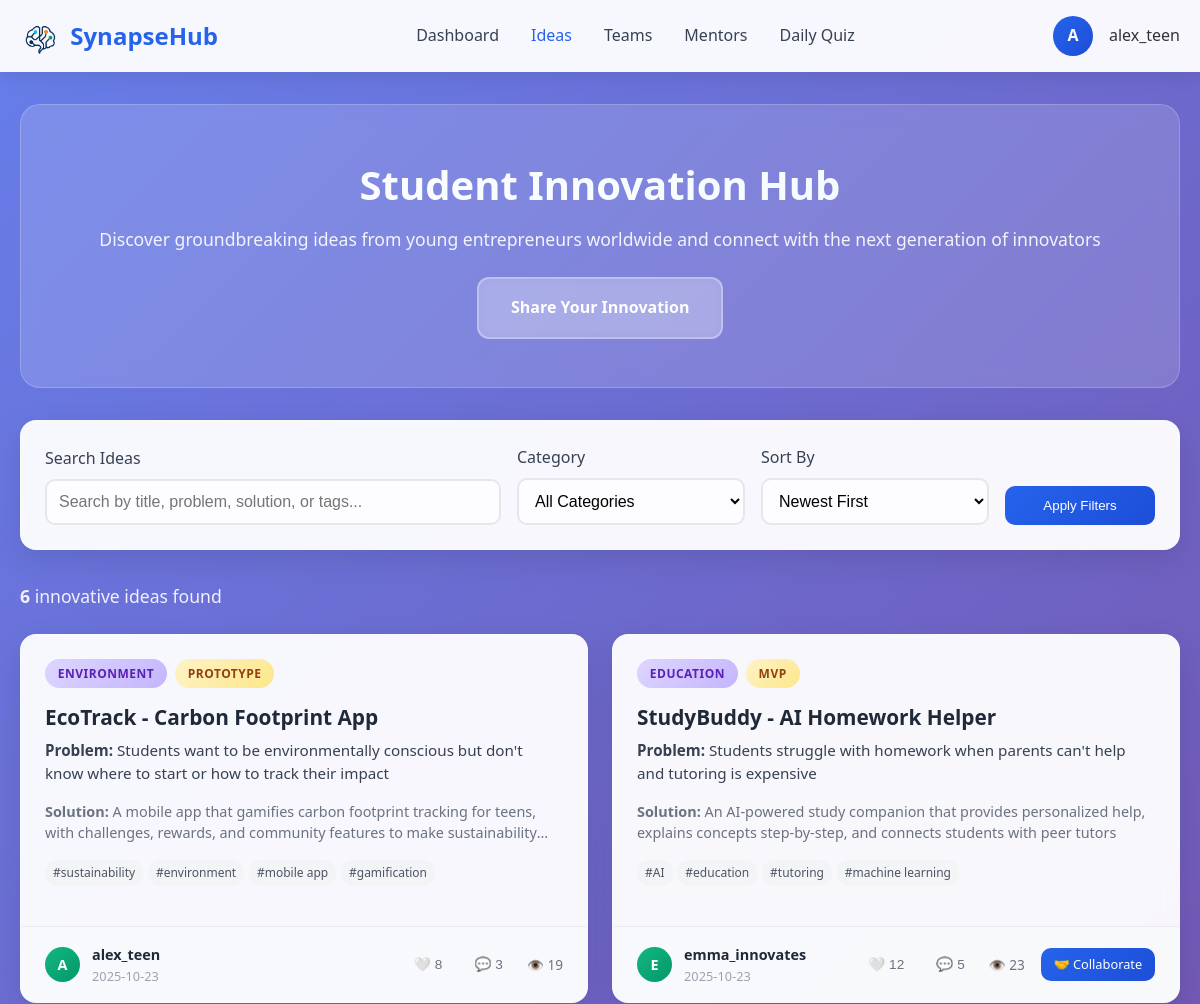
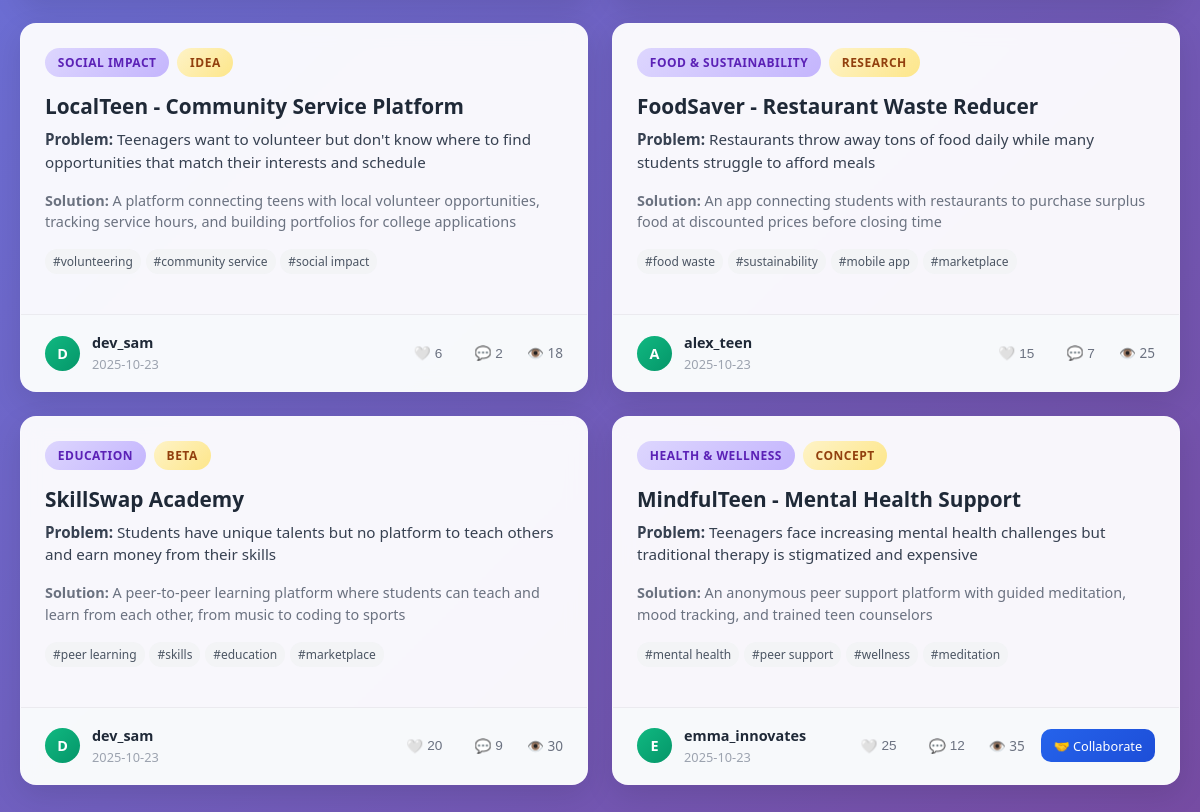
The page /ideas (signed in) on the database its author committed (2 pictures, top to bottom).
### tables this page shows
CREATE TABLE ideas (
        id INTEGER PRIMARY KEY AUTOINCREMENT,
        user_id INTEGER,
        title TEXT NOT NULL,
        problem_statement TEXT NOT NULL,
        solution_description TEXT NOT NULL,
        category TEXT,
        status TEXT DEFAULT 'active',
        created_date TIMESTAMP DEFAULT CURRENT_TIMESTAMP,
        updated_date TIMESTAMP DEFAULT CURRENT_TIMESTAMP,
        view_count INTEGER DEFAULT 0,
        like_count INTEGER DEFAULT 0,
        development_stage TEXT DEFAULT "Idea",
        target_market TEXT DEFAULT "",
        budget_range TEXT DEFAULT "",
        timeline TEXT DEFAULT "",
        tags TEXT DEFAULT "",
        team_needs TEXT DEFAULT "",
        inspiration TEXT DEFAULT "",
        open_collaboration INTEGER DEFAULT 0,
        comment_count INTEGER DEFAULT 0,
        FOREIGN KEY (user_id) REFERENCES users (id)
    );

### routes/main.py (the view, shortened to what this page needs)
@main_bp.route('/ideas')
@login_required
def ideas():
    search = request.args.get('search', '')
    category = request.args.get('category', '')
    sort_by = request.args.get('sort', 'newest')
    query = '''SELECT
                    i.id,
                    COALESCE(i.title, '') as title,
                    COALESCE(i.problem_statement, '') as problem_statement,
                    COALESCE(i.solution_description, '') as solution_description,
                    COALESCE(i.category, 'General') as category,
                    COALESCE(DATE(i.created_date), DATE('now')) as created_date,
                    COALESCE(i.view_count, 0) as view_count,
                    COALESCE(i.like_count, 0) as like_count,
                    COALESCE(u.username, 'Unknown') as username,
                    COALESCE(i.development_stage, 'Idea') as development_stage,
                    COALESCE(i.target_market, '') as target_market,
                    COALESCE(i.budget_range, '') as budget_range,
                    COALESCE(i.timeline, '') as timeline,
                    COALESCE(i.tags, '') as tags,
                    COALESCE(i.comment_count, 0) as comment_count,
                    COALESCE(i.team_needs, '') as team_needs,
                    COALESCE(i.inspiration, '') as inspiration,
                    COALESCE(i.open_collaboration, 0) as open_collaboration
               FROM ideas i
               LEFT JOIN users u ON i.user_id = u.id
               WHERE COALESCE(i.status, 'active') = 'active' '''
    params = []
    if category:
        query += ' AND COALESCE(i.category, \'\') = ?'
        params.append(category)
    if sort_by == 'popular':
        query += ' ORDER BY COALESCE(i.like_count, 0) DESC, COALESCE(i.view_count, 0) DESC, i.created_date DESC'
    elif sort_by == 'views':
        query += ' ORDER BY COALESCE(i.view_count, 0) DESC, i.created_date DESC'
    elif sort_by == 'comments':
        query += ' ORDER BY COALESCE(i.comment_count, 0) DESC, i.created_date DESC'
    else:
        query += ' ORDER BY i.created_date DESC'
    try:
        all_ideas = execute_query(query, params)
        print(f"Database query executed successfully. Loaded {len(all_ideas)} ideas")
        validated_ideas = []
        for idx, idea in enumerate(all_ideas):
            if len(idea) >= 18:
                validated_idea = list(idea)
                validated_idea[6] = validated_idea[6] if validated_idea[6] is not None else 0
                validated_idea[7] = validated_idea[7] if validated_idea[7] is not None else 0
                validated_idea[14] = validated_idea[14] if validated_idea[14] is not None else 0
                validated_idea[17] = validated_idea[17] if validated_idea[17] is not None else 0
                validated_ideas.append(tuple(validated_idea))
            else:
                print(f"Warning: Idea {idea[0] if idea else 'Unknown'} has only {len(idea)} columns, expected 18. Skipping.")
        print(f"Validated {len(validated_ideas)} ideas for display")
    except Exception as e:
        print(f"Database error in ideas route: {e}")
        import traceback
        traceback.print_exc()
        validated_ideas = []
        flash('Error loading ideas. Please try again.', 'error')
    try:
        categories_result = execute_query(
            'SELECT DISTINCT category FROM ideas WHERE category IS NOT NULL AND category != "" AND category != "null" ORDER BY category'
        )
        categories = [row[0] for row in categories_result if row[0]]
    except Exception as e:
        print(f"Error fetching categories: {e}")
        categories = []
    return render_template('ideas.html',
                         ideas=validated_ideas,
                         categories=categories,
                         current_search=search,
                         current_category=category,
                         current_sort=sort_by)

### database.py (called while the page is built)
def get_db_connection():
    from config import Config
    conn = sqlite3.connect(Config.DATABASE_NAME)
    conn.row_factory = sqlite3.Row
    return conn

def execute_query(query, params=None):
    conn = get_db_connection()
    try:
        if params:
            result = conn.execute(query, params)
        else:
            result = conn.execute(query)
        data = result.fetchall()
        conn.commit()
        return data
    except Exception as e:
        conn.rollback()
        raise e
    finally:
        conn.close()

### routes/auth.py (called while the page is built)
def login_required(f):
    from functools import wraps
    @wraps(f)
    def decorated_function(*args, **kwargs):
        if 'user_id' not in session:
            flash('Please log in to access this page')
            return redirect(url_for('auth.landing'))
        return f(*args, **kwargs)
    return decorated_function

### templates/ideas.html (shortened to what this page needs)
<!DOCTYPE html>
<html lang="en">
<head>
    <link rel="stylesheet" href="static/css/ideas.css">
</head>
<body>
    <nav class="navbar">
        <div class="nav-container">
            <a href="/dashboard" class="logo" style="display: flex; align-items: center; text-decoration: none;">
                <img src="/static/images/synapsehub_logo.png" alt="SynapseHub Logo" style="height: 40px; margin-right: 10px;">
                 SynapseHub
            </a>
            <ul class="nav-menu">
                <li><a href="/dashboard">Dashboard</a></li>
                <li><a href="/ideas" class="active">Ideas</a></li>
                <li><a href="/teams">Teams</a></li>
                <li><a href="/mentors">Mentors</a></li>
                <li><a href="/quiz">Daily Quiz</a></li>
            </ul>
            <div class="dropdown user-profile">
                <div class="profile-avatar">{{ session.username[0].upper() if session.username else 'U' }}</div>
                <span>{{ session.username if session.username else 'User' }}</span>
            </div>
        </div>
    </nav>
    <div class="container">
        <div class="page-header fade-in">
            <h1>Student Innovation Hub</h1>
            <p>Discover groundbreaking ideas from young entrepreneurs worldwide and connect with the next generation of innovators</p>
            <a href="/submit_idea" class="submit-cta pulse">Share Your Innovation</a>
        </div>
        <div class="filters-section fade-in">
            <form method="GET" action="/ideas">
                <div class="filters-grid">
                    <div class="filter-group">
                        <label for="search">Search Ideas</label>
                        <input type="text" id="search" name="search" class="filter-input"
                               placeholder="Search by title, problem, solution, or tags..."
                               value="{{ current_search if current_search }}">
                    </div>
                    <div class="filter-group">
                        <label for="category">Category</label>
                        <select id="category" name="category" class="filter-input">
                            <option value="">All Categories</option>
                        </select>
                    </div>
                    <div class="filter-group">
                        <label for="sort">Sort By</label>
                        <select id="sort" name="sort" class="filter-input">
                            <option value="newest" {{ 'selected' if current_sort == 'newest' }}>Newest First</option>
                        </select>
                    </div>
                    <button type="submit" class="btn">Apply Filters</button>
                </div>
            </form>
        </div>
        <div class="results-info fade-in">
            <div class="results-count">
                <strong>{{ ideas|length }}</strong> innovative ideas found
            </div>
        </div>
        {% if ideas %}
        <div class="ideas-grid" id="ideasGrid">
            {% for idea in ideas %}
            <div class="idea-card fade-in" data-idea-id="{{ idea[0] }}">
                <div class="idea-header">
                    <div class="idea-badges">
                        <div class="idea-category">{{ idea[4] if idea[4] else 'General' }}</div>
                        <div class="idea-stage">{{ idea[9] if idea[9] else 'Idea' }}</div>
                    </div>
                    <h3 class="idea-title">{{ idea[1] }}</h3>
                    <p class="idea-problem"><strong>Problem:</strong> {{ idea[2][:180] }}{% if idea[2]|length > 180 %}...{% endif %}</p>
                    <p class="idea-solution"><strong>Solution:</strong> {{ idea[3][:150] }}{% if idea[3]|length > 150 %}...{% endif %}</p>
                    {% if idea[13] %}
                    <div class="idea-tags">
                        {% for tag in idea[13].split(',')[:4] %}
                        <span class="idea-tag">#{{ tag.strip() }}</span>
                        {% endfor %}
                    </div>
                    {% endif %}
                </div>
                <div class="idea-footer">
                    <div class="idea-author">
                        <div class="author-avatar">{{ idea[8][0].upper() }}</div>
                        <div class="author-info">
                            <h4>{{ idea[8] }}</h4>
                            <p>{{ idea[5] }}</p>
                        </div>
                    </div>
                    <div class="idea-stats">
                        <button class="like-button" id="like-btn-{{ idea[0] }}" data-liked="false">
                            <span class="heart">🤍</span> <span id="like-count-{{ idea[0] }}">{{ idea[7] if idea[7] is not none else 0 }}</span>
                        </button>
                        <button class="comment-button">
                            💬 <span id="comment-count-{{ idea[0] }}">{{ idea[14] if idea[14] is not none else 0 }}</span>
                        </button>
                        <div class="stat-item">
                            👁️ {{ idea[6] if idea[6] is not none else 0 }}
                        </div>
                        {% if idea[17] == 1 and idea[8] != session.username %}
                        <a href="/teams?apply={{ idea[0] }}" class="btn btn-primary" style="font-size: 0.8rem; padding: 0.4rem 0.8rem;" onclick="event.stopPropagation();">
                            🤝 Collaborate
                        </a>
                        {% endif %}
                    </div>
                </div>
            </div>
            {% endfor %}
        </div>
        {% endif %}
    </div>
</body>
</html>

### rows shown on the page
ideas: category "ENVIRONMENT", development_stage "PROTOTYPE", title "EcoTrack - Carbon Footprint App", problem_statement "Students want to be environmentally conscious but don't know where to start or how to track their impact", idea "A mobile app that gamifies carbon footprint tracking for teens, with challenges, rewards, and community features to make…", strip "sustainability" "environment" "mobile app" "gamification", idea "A", idea "alex_teen", idea "2025-10-23", like_count "8", comment_count "3", view_count "19"
ideas: category "EDUCATION", development_stage "MVP", title "StudyBuddy - AI Homework Helper", problem_statement "Students struggle with homework when parents can't help and tutoring is expensive", solution_description "An AI-powered study companion that provides personalized help, explains concepts step-by-step, and connects students with peer tutors", strip "AI" "education" "tutoring" "machine learning", idea "E", idea "emma_innovates", idea "2025-10-23", like_count "12", comment_count "5", view_count "23"
ideas: category "SOCIAL IMPACT", development_stage "IDEA", title "LocalTeen - Community Service Platform", problem_statement "Teenagers want to volunteer but don't know where to find opportunities that match their interests and schedule", solution_description "A platform connecting teens with local volunteer opportunities, tracking service hours, and building portfolios for college applications", strip "volunteering" "community service" "social impact", idea "D", idea "dev_sam", idea "2025-10-23", like_count "6", comment_count "2", view_count "18"
ideas: category "FOOD & SUSTAINABILITY", development_stage "RESEARCH", title "FoodSaver - Restaurant Waste Reducer", problem_statement "Restaurants throw away tons of food daily while many students struggle to afford meals", solution_description "An app connecting students with restaurants to purchase surplus food at discounted prices before closing time", strip "food waste" "sustainability" "mobile app" "marketplace", idea "A", idea "alex_teen", idea "2025-10-23", like_count "15", comment_count "7", view_count "25"
ideas: category "EDUCATION", development_stage "BETA", title "SkillSwap Academy", problem_statement "Students have unique talents but no platform to teach others and earn money from their skills", solution_description "A peer-to-peer learning platform where students can teach and learn from each other, from music to coding to sports", strip "peer learning" "skills" "education" "marketplace", idea "D", idea "dev_sam", idea "2025-10-23", like_count "20", comment_count "9", view_count "30"
ideas: category "HEALTH & WELLNESS", development_stage "CONCEPT", title "MindfulTeen - Mental Health Support", problem_statement "Teenagers face increasing mental health challenges but traditional therapy is stigmatized and expensive", solution_description "An anonymous peer support platform with guided meditation, mood tracking, and trained teen counselors", strip "mental health" "peer support" "wellness" "meditation", idea "E", idea "emma_innovates", idea "2025-10-23", like_count "25", comment_count "12", view_count "35"

### other values the page prints
{{ session.username[0].upper() if session.username else 'U' }} "A"
{{ session.username if session.username else 'User' }} "alex_teen"
{{ ideas|length }} "6"
